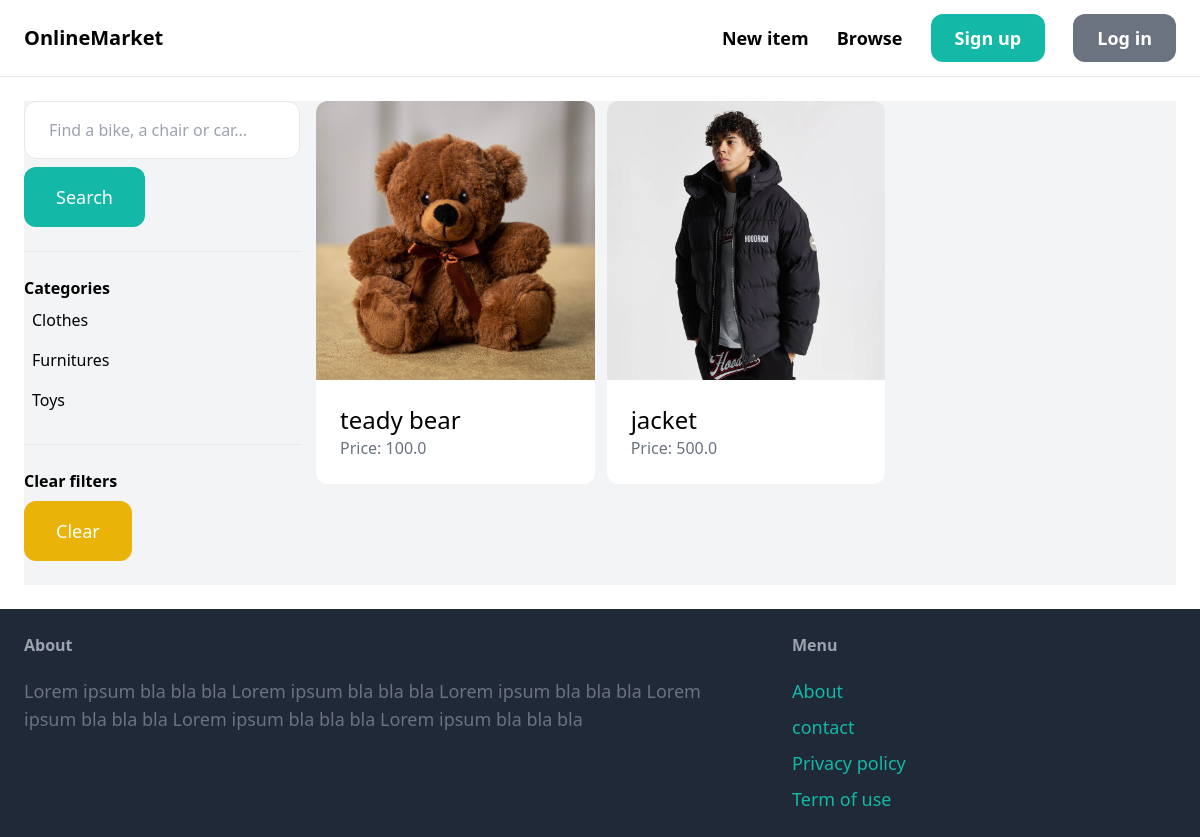
Page /items/ on the earlier database version.
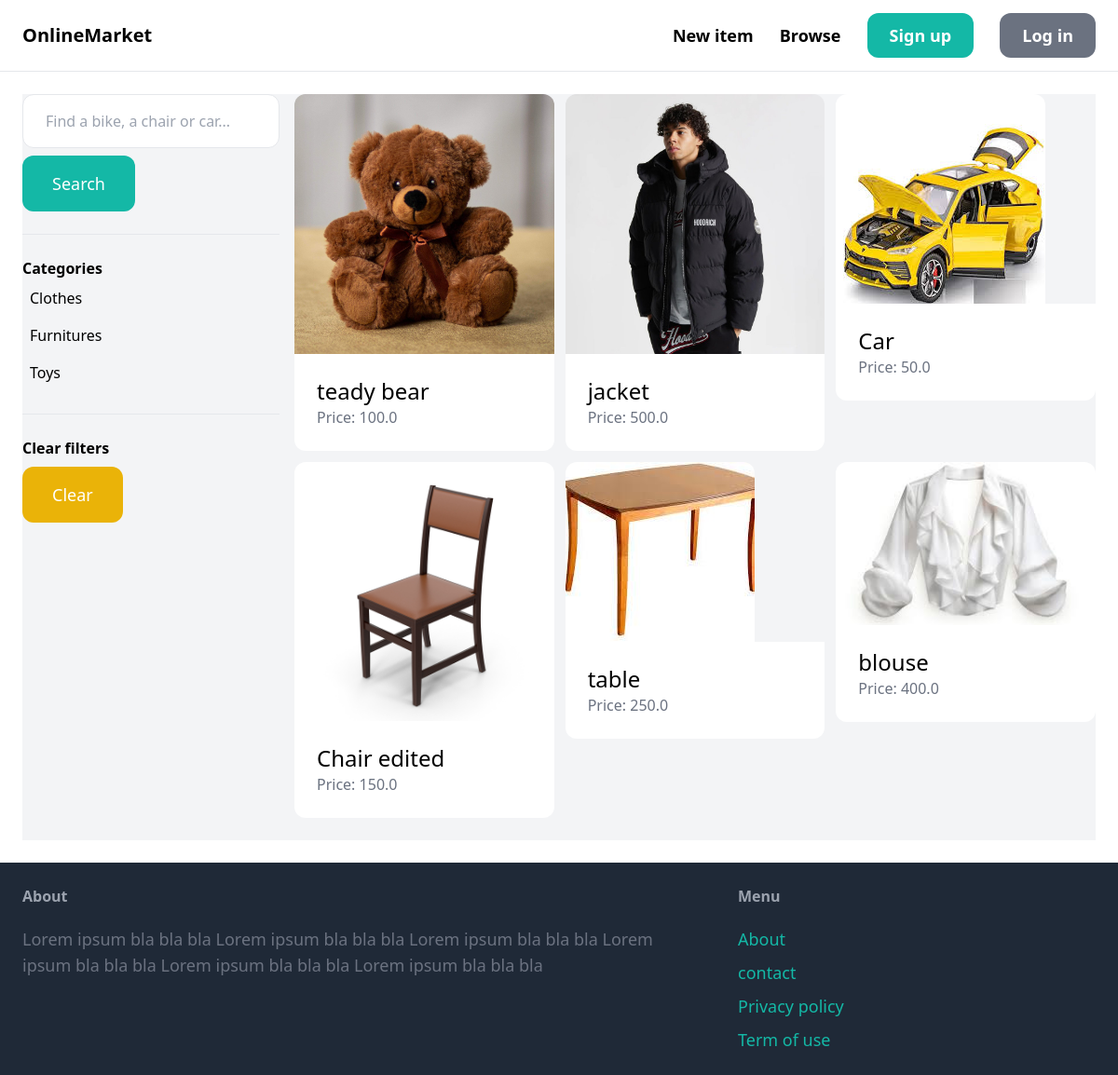
Same page on the later database version.
### item/models.py (models this page shows, shortened)
class Category(models.Model):
    name = models.CharField(max_length=255)
    class Meta:
        ordering = ('name',)
        verbose_name_plural = 'Categories'

class Item(models.Model):
    category = models.ForeignKey(Category, related_name='items', on_delete=models.CASCADE)
    name = models.CharField(max_length=255)
    description = models.TextField(blank=True, null=True)
    price = models.FloatField()
    image = models.ImageField(upload_to='Item_images', blank=True, null= True)
    is_sold = models.BooleanField(default=False)
    created_by = models.ForeignKey(User, related_name='items', on_delete=models.CASCADE)
    created_at = models.DateTimeField(auto_now_add=True)

### item/views.py (the view)
# urls.py: path('', views.items, name='items'),
def items(request):
    query = request.GET.get('query', '')
    category_id = request.GET.get('category', 0)
    categories = Category.objects.all()
    items = Item.objects.filter(is_sold=False)
    if category_id:
        items = items.filter(category_id=category_id)
    if query:
        items = items.filter(Q(name__icontains=query) | Q(description__icontains=query))
    return render(request, 'item/items.html', {
        'items': items,
        'query': query,
        'categories': categories,
        'category_id': int(category_id)
    })

### item/templates/item/items.html (shortened to what this page needs)
{% extends 'core/base.html' %}
{% block content %}
    <div class="pb-6 grid grid-cols-4 gap-4 bg-gray-100">
        <div class="col-span-1">
            <form method="get" action="{% url 'item:items' %}">
                <input name="query" class="w-full py-4 px-6 border rounded-xl" type="text" value="{{ query }}" placeholder="Find a bike, a chair or car...">
                <button class="mt-2 py-4 px-8 text-lg bg-teal-500 text-white rounded-xl">Search</button>
            </form>
            <hr class="my-6">
            <p class="font-semibold">Categories</p>
            <ul>
                {% for category in categories %}
                    <li class="py-2 px-2 rounded-xl{% if category.id == category_id %} bg-gray-200{% endif %}">
                        <a href="{% url 'item:items' %}?query={{ query }}&category={{ category.id }}">{{ category.name }}</a>
                    </li>
                {% endfor %}
            </ul>
            <hr class="my-6">
            <p class="font-semibold">Clear filters</p>
            <ul>
                <li><a href="{% url 'item:items' %}" class="mt-2 py-4 px-8 inline-block bg-yellow-500 text-lg rounded-xl text-white">Clear</a>
        </div>
        <div class="col-span-3">
            <div class="grid grid-cols-3 gap-3">
                {% for item in items %}
                    <div>
                        <a href="{% url 'item:detail' item.id %}">
                            <div>
                                <img src="{{ item.image.url }}" class="rounded-t-xl">
                            </div>
                            <div class="p-6 bg-white rounded-b-xl">
                                <h2 class="text-2xl">{{ item.name }}</h2>
                                <p class="text-gray-500">Price: {{ item.price }}</p>
                            </div>
                        </a>
                    </div>
                {% endfor %}
            </div>
        </div>
    </div>
{% endblock %}

Differences in the rows shown:
added Item: image (picture), name "Car", price "50.0"
added Item: image (picture), name "Chair edited", price "150.0"
added Item: image (picture), name "table", price "250.0"
added Item: image (picture), name "blouse", price "400.0"
